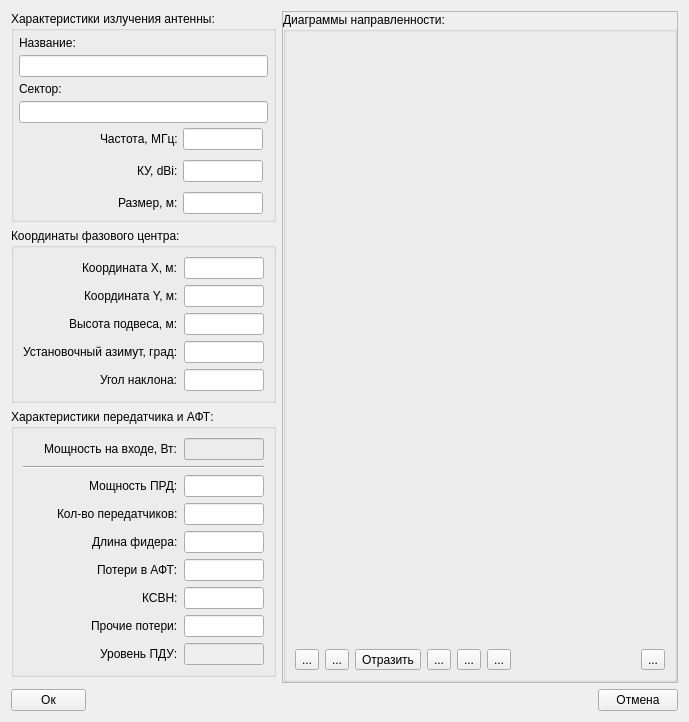
<?xml version="1.0" encoding="UTF-8"?>
<ui version="4.0">
 <class>Dialog_EditAnt</class>
 <widget class="QDialog" name="Dialog_EditAnt">
  <property name="geometry">
   <rect>
    <x>0</x>
    <y>0</y>
    <width>689</width>
    <height>663</height>
   </rect>
  </property>
  <property name="windowTitle">
   <string>Dialog</string>
  </property>
  <property name="modal">
   <bool>true</bool>
  </property>
  <layout class="QGridLayout" name="gridLayout_3">
   <item row="7" column="0" colspan="5">
    <spacer name="verticalSpacer">
     <property name="orientation">
      <enum>Qt::Vertical</enum>
     </property>
     <property name="sizeHint" stdset="0">
      <size>
       <width>20</width>
       <height>40</height>
      </size>
     </property>
    </spacer>
   </item>
   <item row="8" column="4" alignment="Qt::AlignRight">
    <widget class="QPushButton" name="pushButton_Cancel">
     <property name="sizePolicy">
      <sizepolicy hsizetype="Fixed" vsizetype="Fixed">
       <horstretch>0</horstretch>
       <verstretch>0</verstretch>
      </sizepolicy>
     </property>
     <property name="minimumSize">
      <size>
       <width>0</width>
       <height>0</height>
      </size>
     </property>
     <property name="layoutDirection">
      <enum>Qt::LeftToRight</enum>
     </property>
     <property name="text">
      <string>Отмена</string>
     </property>
     <property name="autoDefault">
      <bool>false</bool>
     </property>
    </widget>
   </item>
   <item row="8" column="0">
    <widget class="QPushButton" name="pushButton_Ok">
     <property name="maximumSize">
      <size>
       <width>75</width>
       <height>16777215</height>
      </size>
     </property>
     <property name="text">
      <string>Ок</string>
     </property>
     <property name="autoDefault">
      <bool>false</bool>
     </property>
    </widget>
   </item>
   <item row="8" column="3">
    <spacer name="horizontalSpacer_3">
     <property name="orientation">
      <enum>Qt::Horizontal</enum>
     </property>
     <property name="sizeHint" stdset="0">
      <size>
       <width>40</width>
       <height>20</height>
      </size>
     </property>
    </spacer>
   </item>
   <item row="0" column="3" rowspan="7" colspan="2">
    <widget class="QFrame" name="frame">
     <property name="minimumSize">
      <size>
       <width>300</width>
       <height>0</height>
      </size>
     </property>
     <property name="frameShape">
      <enum>QFrame::StyledPanel</enum>
     </property>
     <property name="frameShadow">
      <enum>QFrame::Raised</enum>
     </property>
     <layout class="QGridLayout" name="gridLayout_5">
      <property name="leftMargin">
       <number>0</number>
      </property>
      <property name="topMargin">
       <number>0</number>
      </property>
      <property name="rightMargin">
       <number>0</number>
      </property>
      <property name="bottomMargin">
       <number>0</number>
      </property>
      <property name="spacing">
       <number>0</number>
      </property>
      <item row="0" column="0">
       <widget class="QGroupBox" name="groupBox_Dn">
        <property name="title">
         <string>Диаграммы направленности:</string>
        </property>
        <layout class="QGridLayout" name="gridLayout_6">
         <property name="topMargin">
          <number>9</number>
         </property>
         <item row="2" column="0">
          <widget class="QToolButton" name="toolButton_DnCw">
           <property name="toolTip">
            <string>&lt;html&gt;&lt;head/&gt;&lt;body&gt;&lt;p&gt;Поворот по часовой стрелке&lt;/p&gt;&lt;/body&gt;&lt;/html&gt;</string>
           </property>
           <property name="text">
            <string>...</string>
           </property>
           <property name="icon">
            <iconset resource="../../resourse.qrc">
             <normaloff>:/resourse/default/rotate_cw.png</normaloff>:/resourse/default/rotate_cw.png</iconset>
           </property>
          </widget>
         </item>
         <item row="2" column="9">
          <spacer name="horizontalSpacer">
           <property name="orientation">
            <enum>Qt::Horizontal</enum>
           </property>
           <property name="sizeHint" stdset="0">
            <size>
             <width>40</width>
             <height>20</height>
            </size>
           </property>
          </spacer>
         </item>
         <item row="2" column="2" alignment="Qt::AlignLeft">
          <widget class="QToolButton" name="toolButton_DnMirror">
           <property name="toolTip">
            <string>&lt;html&gt;&lt;head/&gt;&lt;body&gt;&lt;p&gt;Отзеркалить&lt;/p&gt;&lt;/body&gt;&lt;/html&gt;</string>
           </property>
           <property name="text">
            <string>Отразить</string>
           </property>
           <property name="icon">
            <iconset resource="../../resourse.qrc">
             <normaloff>:/resourse/default/Flip vertically.png</normaloff>:/resourse/default/Flip vertically.png</iconset>
           </property>
          </widget>
         </item>
         <item row="2" column="1">
          <widget class="QToolButton" name="toolButton_DnCcw">
           <property name="toolTip">
            <string>&lt;html&gt;&lt;head/&gt;&lt;body&gt;&lt;p&gt;Поворот против часовой стрелки&lt;/p&gt;&lt;/body&gt;&lt;/html&gt;</string>
           </property>
           <property name="text">
            <string>...</string>
           </property>
           <property name="icon">
            <iconset resource="../../resourse.qrc">
             <normaloff>:/resourse/default/rotate_ccw.png</normaloff>:/resourse/default/rotate_ccw.png</iconset>
           </property>
          </widget>
         </item>
         <item row="2" column="5">
          <widget class="QToolButton" name="toolButton_DnPreload">
           <property name="toolTip">
            <string>&lt;html&gt;&lt;head/&gt;&lt;body&gt;&lt;p&gt;Поджать боковые лепестки&lt;/p&gt;&lt;/body&gt;&lt;/html&gt;</string>
           </property>
           <property name="text">
            <string>...</string>
           </property>
           <property name="icon">
            <iconset resource="../../resourse.qrc">
             <normaloff>:/resourse/default/preload.png</normaloff>:/resourse/default/preload.png</iconset>
           </property>
          </widget>
         </item>
         <item row="2" column="4">
          <widget class="QToolButton" name="toolButton_DnSymmetryBottom">
           <property name="toolTip">
            <string>&lt;html&gt;&lt;head/&gt;&lt;body&gt;&lt;p&gt;Симметрия нижней части&lt;/p&gt;&lt;/body&gt;&lt;/html&gt;</string>
           </property>
           <property name="text">
            <string>...</string>
           </property>
           <property name="icon">
            <iconset resource="../../resourse.qrc">
             <normaloff>:/resourse/default/document_page_last.png</normaloff>:/resourse/default/document_page_last.png</iconset>
           </property>
          </widget>
         </item>
         <item row="2" column="3">
          <widget class="QToolButton" name="toolButton_DnSymmetryTop">
           <property name="toolTip">
            <string>&lt;html&gt;&lt;head/&gt;&lt;body&gt;&lt;p&gt;Симметрия верхней части&lt;/p&gt;&lt;/body&gt;&lt;/html&gt;</string>
           </property>
           <property name="text">
            <string>...</string>
           </property>
           <property name="icon">
            <iconset resource="../../resourse.qrc">
             <normaloff>:/resourse/default/document_page.png</normaloff>:/resourse/default/document_page.png</iconset>
           </property>
          </widget>
         </item>
         <item row="2" column="10">
          <widget class="QToolButton" name="toolButton_DnReset">
           <property name="toolTip">
            <string>&lt;html&gt;&lt;head/&gt;&lt;body&gt;&lt;p&gt;Сбросить &lt;/p&gt;&lt;/body&gt;&lt;/html&gt;</string>
           </property>
           <property name="text">
            <string>...</string>
           </property>
          </widget>
         </item>
         <item row="1" column="0" colspan="11">
          <widget class="QwtPolarPlot" name="PlotPolar"/>
         </item>
        </layout>
       </widget>
      </item>
     </layout>
    </widget>
   </item>
   <item row="4" column="0" colspan="3">
    <widget class="QGroupBox" name="groupBox">
     <property name="title">
      <string>Координаты фазового центра:</string>
     </property>
     <layout class="QGridLayout" name="gridLayout">
      <item row="5" column="0" alignment="Qt::AlignRight">
       <widget class="QLabel" name="label_7">
        <property name="text">
         <string>Высота подвеса, м:</string>
        </property>
       </widget>
      </item>
      <item row="3" column="0" alignment="Qt::AlignRight">
       <widget class="QLabel" name="label_6">
        <property name="text">
         <string>Координата Y, м:</string>
        </property>
       </widget>
      </item>
      <item row="9" column="0" alignment="Qt::AlignRight">
       <widget class="QLabel" name="label_8">
        <property name="text">
         <string>Угол наклона:</string>
        </property>
       </widget>
      </item>
      <item row="1" column="0" alignment="Qt::AlignRight">
       <widget class="QLabel" name="label_5">
        <property name="text">
         <string>Координата X, м:</string>
        </property>
       </widget>
      </item>
      <item row="7" column="0" alignment="Qt::AlignRight">
       <widget class="QLabel" name="label_10">
        <property name="text">
         <string>Установочный азимут, град:</string>
        </property>
       </widget>
      </item>
      <item row="3" column="1">
       <widget class="DotLineEdit" name="lineEdit_Y">
        <property name="maximumSize">
         <size>
          <width>80</width>
          <height>16777215</height>
         </size>
        </property>
       </widget>
      </item>
      <item row="1" column="1">
       <widget class="DotLineEdit" name="lineEdit_X">
        <property name="maximumSize">
         <size>
          <width>80</width>
          <height>16777215</height>
         </size>
        </property>
       </widget>
      </item>
      <item row="7" column="1">
       <widget class="DotLineEdit" name="lineEdit_Az">
        <property name="maximumSize">
         <size>
          <width>80</width>
          <height>16777215</height>
         </size>
        </property>
       </widget>
      </item>
      <item row="5" column="1">
       <widget class="DotLineEdit" name="lineEdit_Z">
        <property name="maximumSize">
         <size>
          <width>80</width>
          <height>16777215</height>
         </size>
        </property>
       </widget>
      </item>
      <item row="9" column="1">
       <widget class="DotLineEdit" name="lineEdit_ElTilt">
        <property name="maximumSize">
         <size>
          <width>80</width>
          <height>16777215</height>
         </size>
        </property>
       </widget>
      </item>
     </layout>
    </widget>
   </item>
   <item row="5" column="0" colspan="3">
    <widget class="QGroupBox" name="groupBox_2">
     <property name="title">
      <string>Характеристики передатчика и АФТ:</string>
     </property>
     <layout class="QGridLayout" name="gridLayout_2">
      <item row="9" column="0" alignment="Qt::AlignRight">
       <widget class="QLabel" name="label_9">
        <property name="text">
         <string>Потери в АФТ:</string>
        </property>
       </widget>
      </item>
      <item row="15" column="0" alignment="Qt::AlignRight">
       <widget class="QLabel" name="label_2">
        <property name="text">
         <string>Уровень ПДУ:</string>
        </property>
       </widget>
      </item>
      <item row="0" column="0" alignment="Qt::AlignRight">
       <widget class="QLabel" name="label_4">
        <property name="text">
         <string>Мощность на входе, Вт:</string>
        </property>
       </widget>
      </item>
      <item row="7" column="0" alignment="Qt::AlignRight">
       <widget class="QLabel" name="label_13">
        <property name="text">
         <string>Длина фидера:</string>
        </property>
       </widget>
      </item>
      <item row="3" column="0" alignment="Qt::AlignRight">
       <widget class="QLabel" name="label_11">
        <property name="text">
         <string>Мощность ПРД:</string>
        </property>
       </widget>
      </item>
      <item row="11" column="0" alignment="Qt::AlignRight">
       <widget class="QLabel" name="label_12">
        <property name="text">
         <string>КСВН:</string>
        </property>
       </widget>
      </item>
      <item row="13" column="0" alignment="Qt::AlignRight">
       <widget class="QLabel" name="label_14">
        <property name="text">
         <string>Прочие потери:</string>
        </property>
       </widget>
      </item>
      <item row="2" column="0" colspan="2">
       <widget class="Line" name="line">
        <property name="orientation">
         <enum>Qt::Horizontal</enum>
        </property>
       </widget>
      </item>
      <item row="5" column="0" alignment="Qt::AlignRight">
       <widget class="QLabel" name="label_3">
        <property name="text">
         <string>Кол-во передатчиков:</string>
        </property>
       </widget>
      </item>
      <item row="5" column="1">
       <widget class="DotLineEdit" name="lineEdit_PRD">
        <property name="maximumSize">
         <size>
          <width>80</width>
          <height>16777215</height>
         </size>
        </property>
        <property name="frame">
         <bool>true</bool>
        </property>
       </widget>
      </item>
      <item row="3" column="1">
       <widget class="DotLineEdit" name="lineEdit_PowerPRD">
        <property name="maximumSize">
         <size>
          <width>80</width>
          <height>16777215</height>
         </size>
        </property>
       </widget>
      </item>
      <item row="11" column="1">
       <widget class="DotLineEdit" name="lineEdit_KSVN">
        <property name="maximumSize">
         <size>
          <width>80</width>
          <height>16777215</height>
         </size>
        </property>
        <property name="text">
         <string/>
        </property>
       </widget>
      </item>
      <item row="9" column="1">
       <widget class="DotLineEdit" name="lineEdit_Loss">
        <property name="maximumSize">
         <size>
          <width>80</width>
          <height>16777215</height>
         </size>
        </property>
       </widget>
      </item>
      <item row="0" column="1">
       <widget class="QLineEdit" name="lineEdit_PowerTotal">
        <property name="enabled">
         <bool>true</bool>
        </property>
        <property name="maximumSize">
         <size>
          <width>80</width>
          <height>16777215</height>
         </size>
        </property>
        <property name="font">
         <font>
          <pointsize>9</pointsize>
         </font>
        </property>
        <property name="styleSheet">
         <string notr="true">background-color: rgb(236, 236, 236);</string>
        </property>
        <property name="readOnly">
         <bool>true</bool>
        </property>
       </widget>
      </item>
      <item row="7" column="1">
       <widget class="DotLineEdit" name="lineEdit_LeghtAFT">
        <property name="maximumSize">
         <size>
          <width>80</width>
          <height>16777215</height>
         </size>
        </property>
       </widget>
      </item>
      <item row="13" column="1">
       <widget class="DotLineEdit" name="lineEdit_LossOther">
        <property name="maximumSize">
         <size>
          <width>80</width>
          <height>16777215</height>
         </size>
        </property>
       </widget>
      </item>
      <item row="15" column="1">
       <widget class="QLineEdit" name="lineEdit">
        <property name="enabled">
         <bool>false</bool>
        </property>
        <property name="maximumSize">
         <size>
          <width>80</width>
          <height>16777215</height>
         </size>
        </property>
       </widget>
      </item>
     </layout>
    </widget>
   </item>
   <item row="0" column="0" rowspan="4" colspan="3">
    <widget class="QGroupBox" name="groupBox_3">
     <property name="title">
      <string>Характеристики излучения антенны:</string>
     </property>
     <layout class="QGridLayout" name="gridLayout_4">
      <property name="leftMargin">
       <number>5</number>
      </property>
      <property name="topMargin">
       <number>5</number>
      </property>
      <property name="rightMargin">
       <number>5</number>
      </property>
      <property name="bottomMargin">
       <number>5</number>
      </property>
      <property name="spacing">
       <number>5</number>
      </property>
      <item row="9" column="1" alignment="Qt::AlignRight">
       <widget class="QLabel" name="label_17">
        <property name="text">
         <string>Размер, м:</string>
        </property>
       </widget>
      </item>
      <item row="7" column="1" alignment="Qt::AlignRight">
       <widget class="QLabel" name="label_16">
        <property name="text">
         <string>КУ, dBi:</string>
        </property>
       </widget>
      </item>
      <item row="5" column="1" alignment="Qt::AlignRight">
       <widget class="QLabel" name="label_15">
        <property name="text">
         <string>Частота, МГц:</string>
        </property>
       </widget>
      </item>
      <item row="1" column="0" rowspan="2" colspan="4">
       <widget class="QLineEdit" name="lineEdit_Name"/>
      </item>
      <item row="4" column="0" colspan="4">
       <widget class="QLineEdit" name="lineEdit_Owner"/>
      </item>
      <item row="0" column="0">
       <widget class="QLabel" name="label">
        <property name="text">
         <string>Название:</string>
        </property>
       </widget>
      </item>
      <item row="3" column="0">
       <widget class="QLabel" name="label_18">
        <property name="text">
         <string>Сектор:</string>
        </property>
       </widget>
      </item>
      <item row="5" column="0" rowspan="5">
       <spacer name="horizontalSpacer_2">
        <property name="orientation">
         <enum>Qt::Horizontal</enum>
        </property>
        <property name="sizeHint" stdset="0">
         <size>
          <width>40</width>
          <height>20</height>
         </size>
        </property>
       </spacer>
      </item>
      <item row="5" column="2">
       <widget class="DotLineEdit" name="lineEdit_Freq">
        <property name="maximumSize">
         <size>
          <width>80</width>
          <height>16777215</height>
         </size>
        </property>
       </widget>
      </item>
      <item row="7" column="2">
       <widget class="DotLineEdit" name="lineEdit_Gain">
        <property name="maximumSize">
         <size>
          <width>80</width>
          <height>16777215</height>
         </size>
        </property>
       </widget>
      </item>
      <item row="9" column="2">
       <widget class="DotLineEdit" name="lineEdit_Height">
        <property name="maximumSize">
         <size>
          <width>80</width>
          <height>16777215</height>
         </size>
        </property>
       </widget>
      </item>
     </layout>
    </widget>
   </item>
  </layout>
 </widget>
 <customwidgets>
  <customwidget>
   <class>DotLineEdit</class>
   <extends>QLineEdit</extends>
   <header>../Widget/DotLineEdit.h</header>
  </customwidget>
  <customwidget>
   <class>QwtPolarPlot</class>
   <extends>QFrame</extends>
   <header>qwt_polar_plot.h</header>
   <container>1</container>
  </customwidget>
 </customwidgets>
 <tabstops>
  <tabstop>lineEdit_Name</tabstop>
  <tabstop>lineEdit_Owner</tabstop>
  <tabstop>pushButton_Ok</tabstop>
  <tabstop>pushButton_Cancel</tabstop>
  <tabstop>toolButton_DnMirror</tabstop>
 </tabstops>
 <resources>
  <include location="../../resourse.qrc"/>
  <include location="../../resourse.qrc"/>
 </resources>
 <connections/>
</ui>
